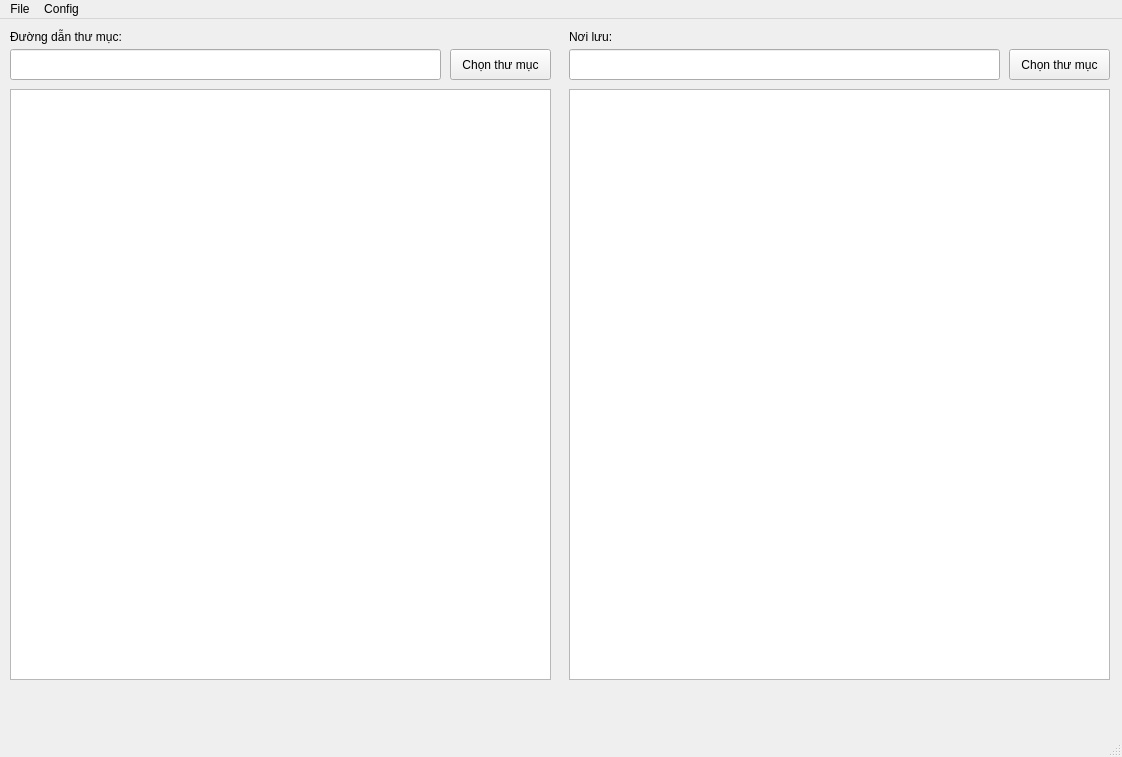
<?xml version="1.0" encoding="UTF-8"?>
<ui version="4.0">
 <class>MainWindow</class>
 <widget class="QMainWindow" name="MainWindow">
  <property name="geometry">
   <rect>
    <x>0</x>
    <y>0</y>
    <width>1122</width>
    <height>757</height>
   </rect>
  </property>
  <property name="windowTitle">
   <string>DoFile</string>
  </property>
  <property name="windowIcon">
   <iconset>
    <normaloff>icons/pink_folder.png</normaloff>icons/pink_folder.png</iconset>
  </property>
  <widget class="QWidget" name="centralwidget">
   <widget class="QWidget" name="horizontalLayoutWidget">
    <property name="geometry">
     <rect>
      <x>0</x>
      <y>0</y>
      <width>1111</width>
      <height>701</height>
     </rect>
    </property>
    <layout class="QHBoxLayout" name="horizontalLayout">
     <item>
      <widget class="QFrame" name="frame_2">
       <widget class="QLabel" name="label">
        <property name="geometry">
         <rect>
          <x>10</x>
          <y>10</y>
          <width>131</width>
          <height>16</height>
         </rect>
        </property>
        <property name="text">
         <string>Đường dẫn thư mục:</string>
        </property>
       </widget>
       <widget class="QPushButton" name="pushButton">
        <property name="geometry">
         <rect>
          <x>450</x>
          <y>30</y>
          <width>101</width>
          <height>31</height>
         </rect>
        </property>
        <property name="text">
         <string>Chọn thư mục</string>
        </property>
       </widget>
       <widget class="QLineEdit" name="lineEdit">
        <property name="geometry">
         <rect>
          <x>10</x>
          <y>30</y>
          <width>431</width>
          <height>31</height>
         </rect>
        </property>
       </widget>
       <widget class="QListView" name="listView">
        <property name="geometry">
         <rect>
          <x>10</x>
          <y>70</y>
          <width>541</width>
          <height>591</height>
         </rect>
        </property>
       </widget>
      </widget>
     </item>
     <item>
      <widget class="QFrame" name="frame">
       <widget class="QLabel" name="label_2">
        <property name="geometry">
         <rect>
          <x>10</x>
          <y>10</y>
          <width>131</width>
          <height>16</height>
         </rect>
        </property>
        <property name="text">
         <string>Nơi lưu:</string>
        </property>
       </widget>
       <widget class="QPushButton" name="pushButton_2">
        <property name="geometry">
         <rect>
          <x>450</x>
          <y>30</y>
          <width>101</width>
          <height>31</height>
         </rect>
        </property>
        <property name="text">
         <string>Chọn thư mục</string>
        </property>
       </widget>
       <widget class="QLineEdit" name="lineEdit_2">
        <property name="geometry">
         <rect>
          <x>10</x>
          <y>30</y>
          <width>431</width>
          <height>31</height>
         </rect>
        </property>
       </widget>
       <widget class="QListView" name="listView_2">
        <property name="geometry">
         <rect>
          <x>10</x>
          <y>70</y>
          <width>541</width>
          <height>591</height>
         </rect>
        </property>
       </widget>
      </widget>
     </item>
    </layout>
   </widget>
  </widget>
  <widget class="QMenuBar" name="menubar">
   <property name="geometry">
    <rect>
     <x>0</x>
     <y>0</y>
     <width>1122</width>
     <height>26</height>
    </rect>
   </property>
   <widget class="QMenu" name="menuFile">
    <property name="title">
     <string>File</string>
    </property>
   </widget>
   <widget class="QMenu" name="menuConfig">
    <property name="title">
     <string>Config</string>
    </property>
   </widget>
   <addaction name="menuFile"/>
   <addaction name="menuConfig"/>
  </widget>
  <widget class="QStatusBar" name="statusbar"/>
 </widget>
 <resources/>
 <connections/>
</ui>
